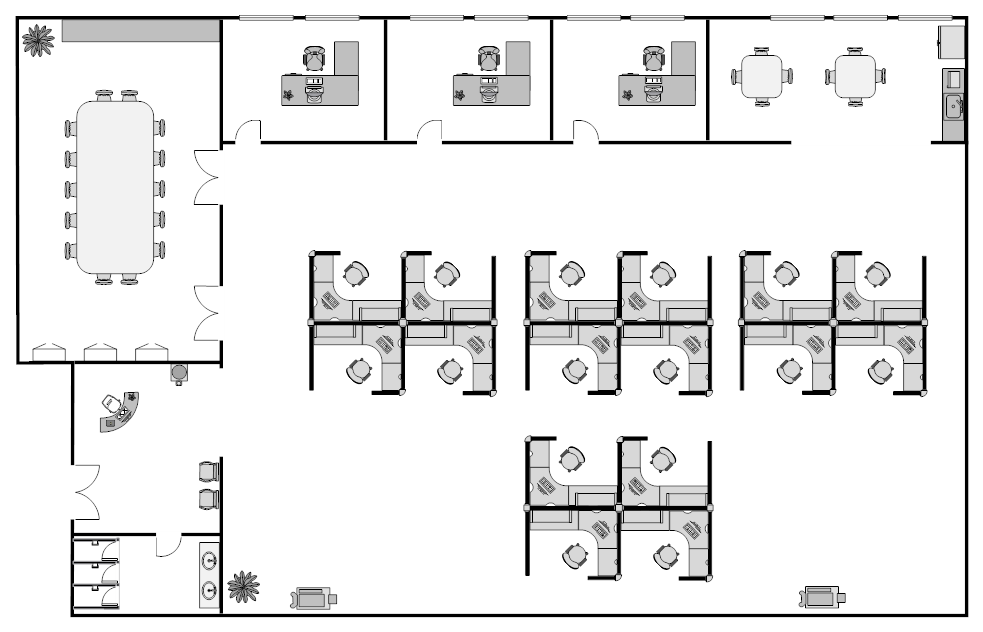
#> input picture office_floor_plan.png, 983 x 632 px
$ python grid.py
#> lines starting #> are read from the running program, lines starting #| are printed output that depends on the picture; after the words box and inside, x2 and y2 are one past the last pixel; in counts of white or black regions, pixels touching at a corner belong together
import cv2
import numpy as np

im =  cv2.imread("office_floor_plan.png")
#> im is the input picture: shape (632, 983, 3); mean B, G, R 234, 234, 234
im = cv2.resize(im,(1000,500))
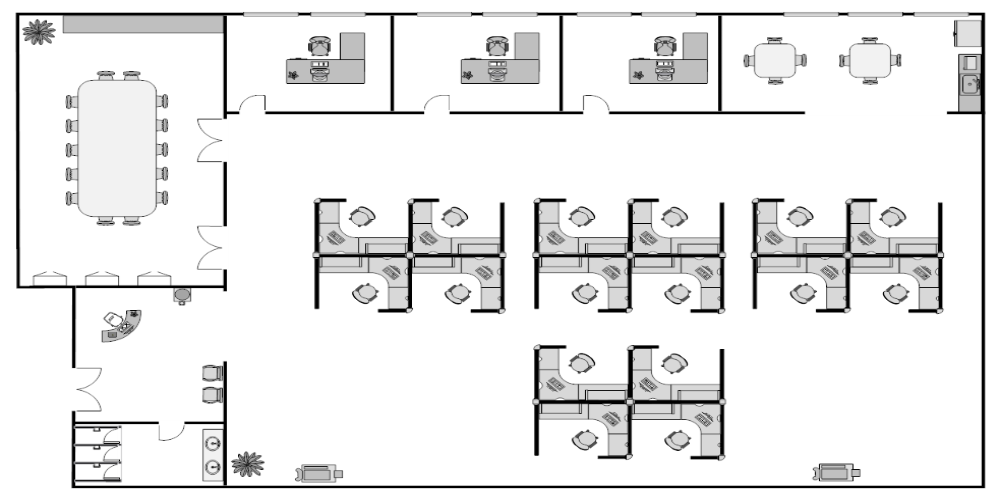
#> im: shape (500, 1000, 3); mean B, G, R 234.1, 234.1, 234.1
num_of_tiles=400
imgheight=im.shape[0]
#> imgheight = 500
imgwidth=im.shape[1]
#> imgwidth = 1000


y1 = 0
M = imgheight//20
#> M = 25
N = imgwidth//20
#> N = 50

for y in range(0,imgheight,M):
    for x in range(0, imgwidth, N):
        y1 = y + M
        x1 = x + N
        tiles = im[y:y+M,x:x+N]

        cv2.rectangle(im, (x, y), (x1, y1), (0, 255, 0))
        cv2.imwrite("save/" + str(x) + '_' + str(y)+".png",tiles)
#> this loop made 20 passes
#> pass 1, `cv2.imwrite("save/" + str(x) + '_' + str(y)+".png",tiles)`:
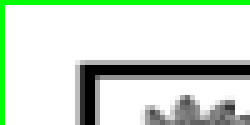
#> saved as 0_0.png: shape (25, 50, 3) (shown 5 times larger); mean B, G, R 206.3, 221.4, 206.3
#> pass 1, `cv2.imwrite("save/" + str(x) + '_' + str(y)+".png",tiles)`:
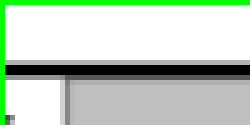
#> saved as 50_0.png: shape (25, 50, 3) (shown 5 times larger); mean B, G, R 192.3, 207.4, 192.3
#> pass 1, `cv2.imwrite("save/" + str(x) + '_' + str(y)+".png",tiles)`:
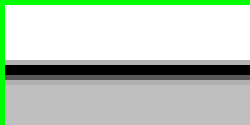
#> saved as 100_0.png: shape (25, 50, 3) (shown 5 times larger); mean B, G, R 187.2, 202.3, 187.2
#> pass 1, `cv2.imwrite("save/" + str(x) + '_' + str(y)+".png",tiles)`:
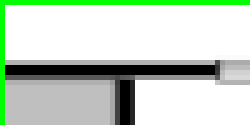
#> saved as 200_0.png: shape (25, 50, 3) (shown 5 times larger); mean B, G, R 196, 211.1, 196
#> after the loop:
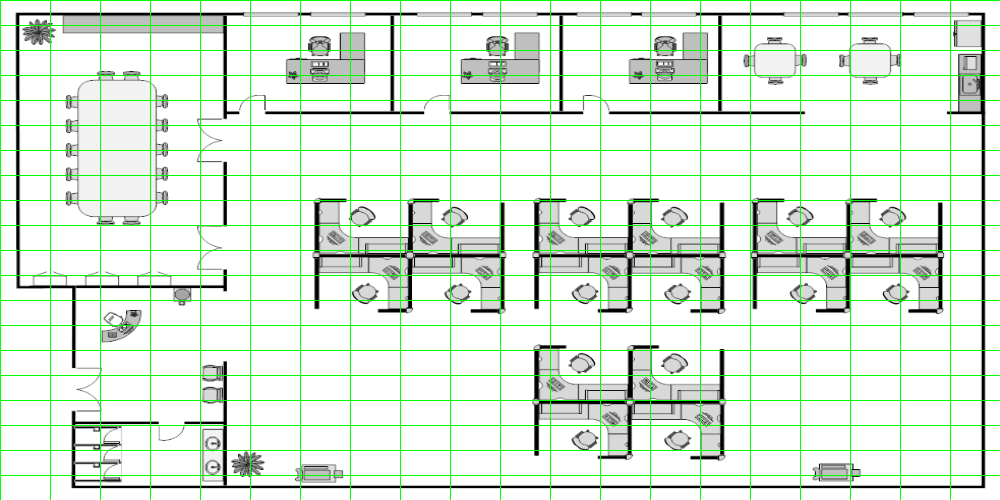
#> im: shape (500, 1000, 3); 5.92% of pixels changed, all inside (x1, y1, x2, y2) = (0, 0, 1000, 500)

cv2.imwrite("asas.png",im)

$ run again, with dotted_bounds.png copied over office_floor_plan.png
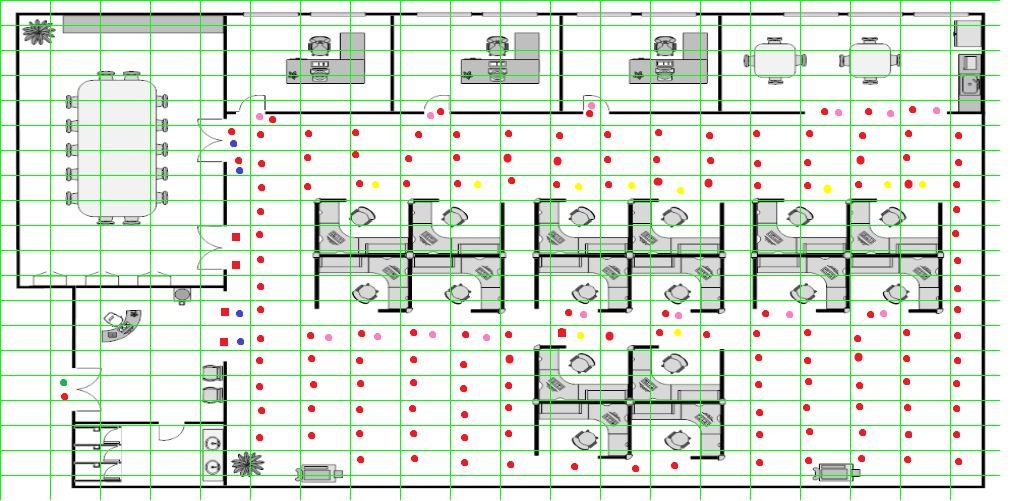
#> input picture dotted_bounds.png, 1010 x 501 px
#> im is the input picture: shape (501, 1010, 3); mean B, G, R 217.5, 232.4, 220.2
#> the loop `for y in range(0,imgheight,M):` made 20 passes
#> pass 1, `cv2.imwrite("save/" + str(x) + '_' + str(y)+".png",tiles)`:
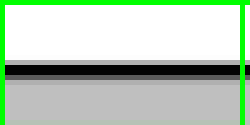
#> saved as 150_0.png: shape (25, 50, 3) (shown 5 times larger); mean B, G, R 183.1, 203.5, 183.1
#> after the loop `for y in range(0,imgheight,M):`:
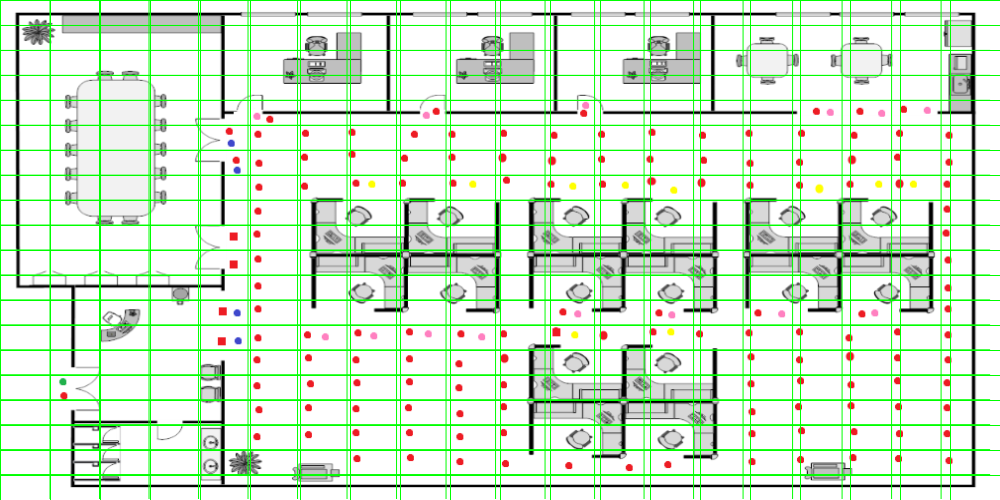
#> im: shape (500, 1000, 3); mean B, G, R 209.1, 233.3, 211.6

$ run again, with floormap.jpg saved as office_floor_plan.png
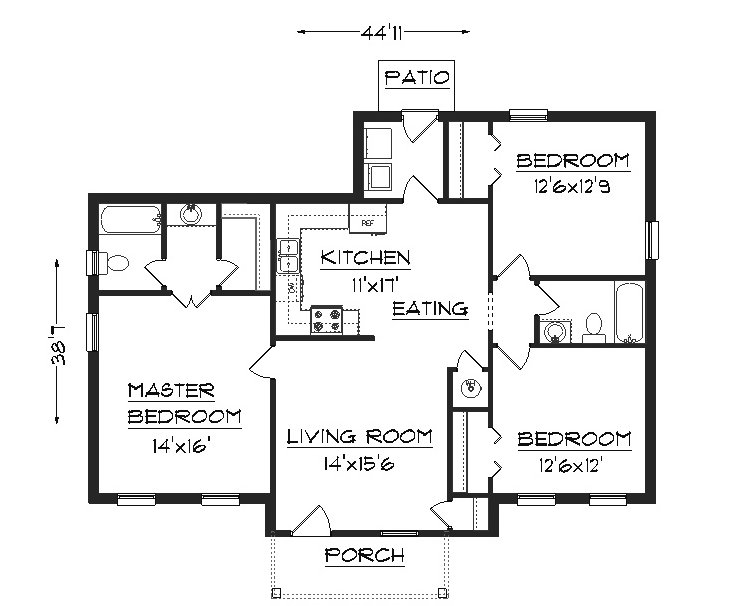
#> input picture floormap.jpg, 736 x 606 px
#> im is the input picture: shape (606, 736, 3); min 0, max 255, mean 235.5
#> `im = cv2.resize(im,(1000,500))`:
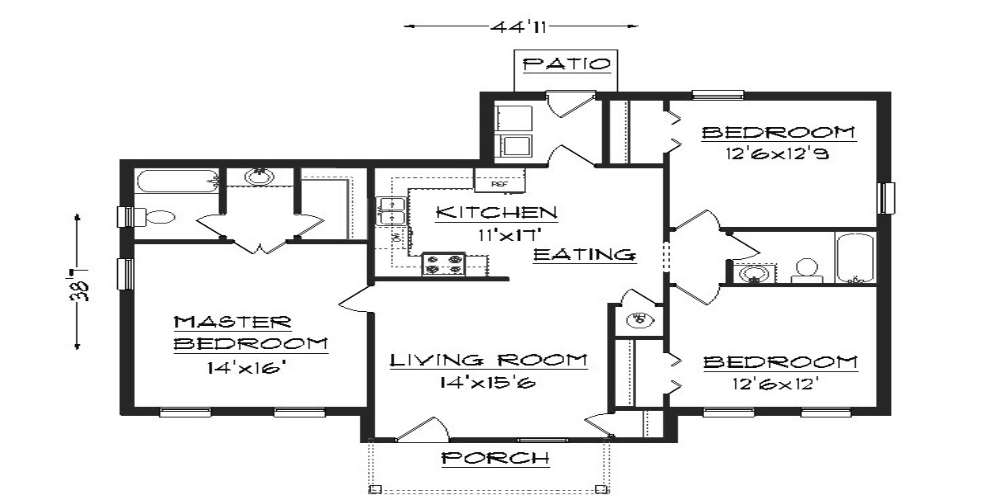
#> im: shape (500, 1000, 3); min 1, max 255, mean 235.4
#> after the loop `for y in range(0,imgheight,M):`:
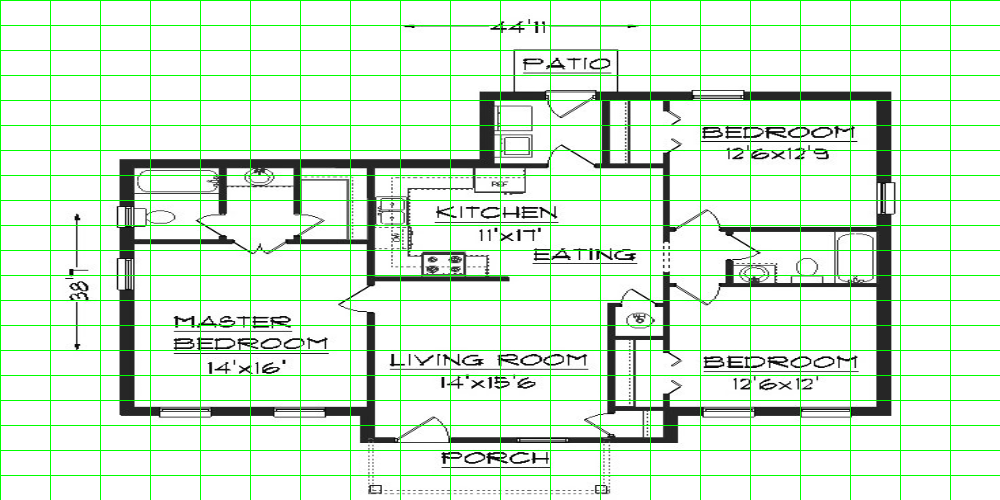
#> im: shape (500, 1000, 3); 5.92% of pixels changed, all inside (x1, y1, x2, y2) = (0, 0, 1000, 500)
